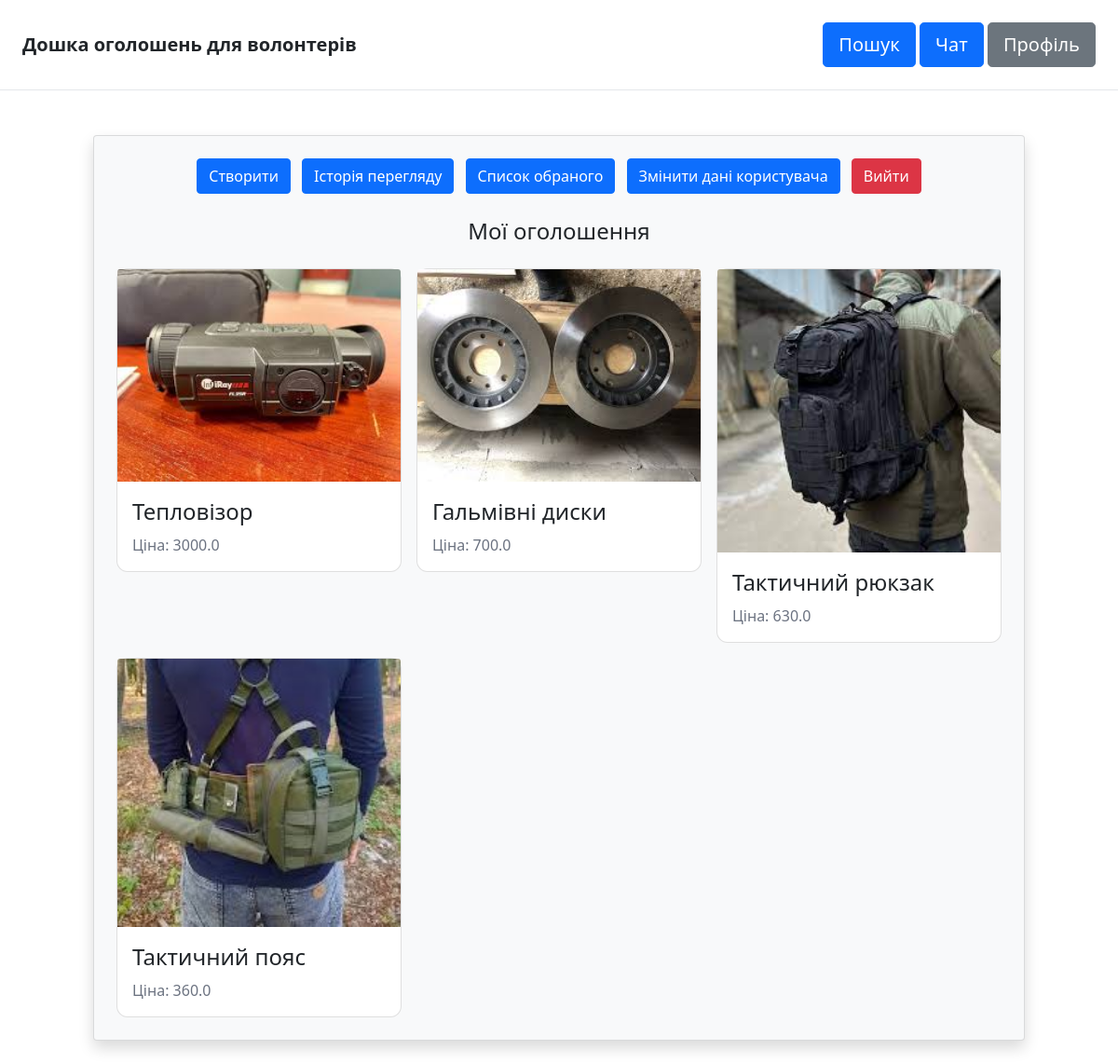
/dashboard/ (signed in), run on the app's committed database.
### item/models.py (models this page shows, shortened)
class Item(models.Model):
    category = models.ForeignKey(Category, related_name='items', on_delete=models.CASCADE)
    name = models.CharField(max_length=75)
    description = models.TextField(blank=True, null=True)
    price = models.FloatField()
    region = models.ForeignKey(Region, related_name='items', on_delete=models.CASCADE)
    image = models.ImageField(upload_to='item_images', blank=True, null=True)
    is_sold = models.BooleanField(default=False)
    created_by = models.ForeignKey(User, related_name='items', on_delete=models.CASCADE)
    created_at = models.DateTimeField(auto_now_add=True)

### dashboard/views.py (the view)
# urls.py: path('', views.index, name='index'),
@login_required
def index(request):
    items = Item.objects.filter(created_by=request.user)
    if request.method == 'POST':
        auth_logout(request)
        return redirect('core:index')
    return render(request, 'dashboard/index.html', {
        'items': items,
    })

### dashboard/templates/dashboard/index.html (shortened to what this page needs)
{% extends 'core/base.html' %}
{% block content %}
    <div class="container mt-6">
        <div class="card p-4 bg-light rounded shadow">
            <div class="mb-4 text-center">
                <a href="{% url 'item:new' %}" class="btn btn-primary me-2">Створити</a>
                <a href="{% url 'dashboard:history' %}" class="btn btn-primary me-2">Історія перегляду</a>
                <a href="{% url 'dashboard:wishlist' %}" class="btn btn-primary me-2">Список обраного</a>
                <a href="{% url 'dashboard:change_user_data' %}" class="btn btn-primary me-2">Змінити дані користувача</a>
                <form method="post" class="d-inline">
                    <button type="submit" class="btn btn-danger bg-danger">Вийти</button>
                </form>
            </div>
            <h2 class="mb-4 text-2xl text-center">Мої оголошення</h2>
            <div class="row row-cols-1 row-cols-md-3 g-3">
                {% for item in items %}
                    <div class="col">
                        <a href="{% url 'item:detail' item.id %}">
                            <div class="card rounded-xl">
                                <img src="{{ item.image.url }}" class="card-img-top" alt="{{ item.name }}">
                                <div class="card-body">
                                    <h2 class="card-title text-2xl">{{ item.name }}</h2>
                                    <p class="card-text text-gray-500">Ціна: {{ item.price }}</p>
                                </div>
                            </div>
                        </a>
                    </div>
                {% endfor %}
            </div>
        </div>
    </div>
{% endblock %}

### data on the page
Item: image (picture), name "Тепловізор", price "3000.0"
Item: image (picture), name "Гальмівні диски", price "700.0"
Item: image (picture), name "Тактичний рюкзак", price "630.0"
Item: image (picture), name "Тактичний пояс", price "360.0"
